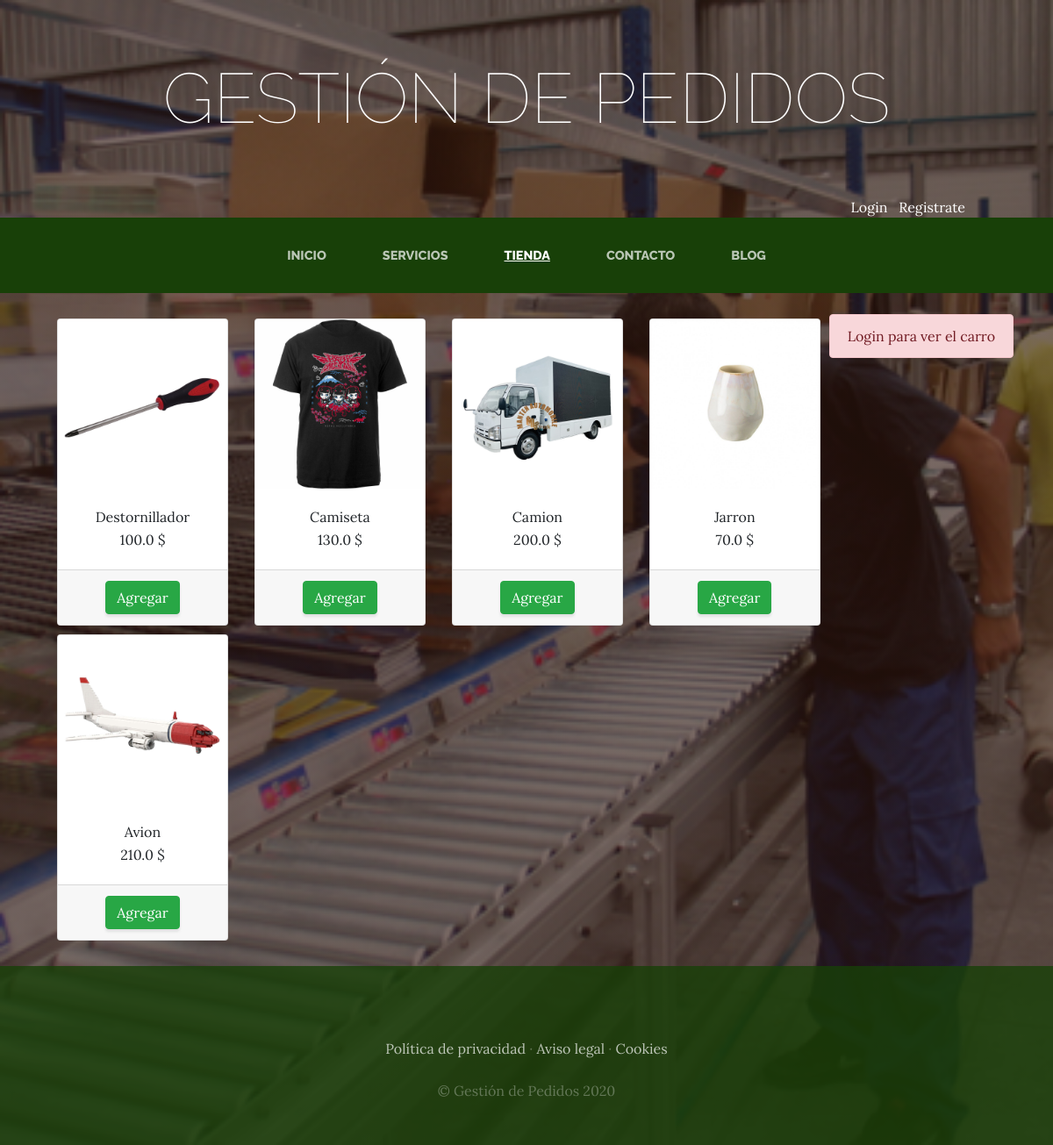
The app's page /tienda/ with its own data.
### tienda/models.py (models this page shows, shortened)
class Producto(models.Model):
    nombre=models.CharField(max_length=50)
    categorias=models.ForeignKey(Categoria_producto,on_delete=models.CASCADE)
    imagen=models.ImageField(upload_to='tienda',null=True, blank=True)
    precio=models.FloatField()
    disponibilidad=models.BooleanField(default=True)
    created=models.DateTimeField(auto_now_add=True)
    updated=models.DateTimeField(auto_now_add=True)
    class Meta:
        verbose_name='Producto'
        verbose_name_plural='Productos'

### tienda/views.py (the view)
# urls.py: path("tienda/", include('tienda.urls')),
def tienda(request):
    productos=Producto.objects.all()
    return render(request, "tienda/tienda.html",{"productos":productos})

### carro/context_processor.py (called while the page is built)
def importe_total_carro(request):
    total=0
    if request.user.is_authenticated:
        if 'carro' in request.session:
            for key, value in request.session["carro"].items():
                total=total+float(value["precio"])
        else:
            total = "carro vacio"
    else:
        total="Debes hacer login"
    return {"importe_total_carro":total}

### tienda/templates/tienda/tienda.html
{% extends "proyectowebapp/base.html" %}
{% load static %}
{% block content %}
<div class="container">
  <br>
  <div style="float: right;">
    {% if request.user.is_authenticated %}
    {% include "carro/widget.html" %}
    {% else %}
    <div class="alert alert-danger text-center">
      Login para ver el carro
    </div>
    {% endif %}
  </div>
  <div class="row justify-content-left">
    {% for producto in productos %}
    <div class="col-md-3">
      <div class="card" style="width: 100%; margin: 5px 5px;">
        <img src="{{ producto.imagen.url }}" alt="" class="card-img-top">
        <div class="card-body text-center">
          <h7 class="card-title">
            {{ producto.nombre }}
          </h7>
          <p class="card-text">
            {{ producto.precio }} $
          </p>
        </div>
        <div class="card-footer text-center">
          {% if request.user.is_authenticated %}
          <a href="{% url 'carro:agregar' producto.id %}" class="btn btn-success">Agregar</a>
          {% else %}
          <a href="" class="btn btn-success">Agregar</a>
          {% endif %}
        </div>
      </div>
    </div>
    {% endfor %}
  </div><br>
</div>
{% endblock %}

### proyectowebapp/static/proyectowebapp/css/gestion.css (style rules this page uses)
body { font-family: 'Lora'; background: linear-gradient(rgba(47, 23, 15, 0.65), rgba(47, 23, 15, 0.65)), url("../img/bg_main.jpg"); background-attachment: fixed; background-position: center; background-size: cover; }
p { line-height: 1.75; }
.btn { box-shadow: 0px 3px 3px 0px rgba(33, 37, 41, 0.1); }
html { scrollbar-width: thin; scrollbar-color: #38703d #4d9559; }

### records on screen
Producto: imagen (picture), nombre "Destornillador", precio "100.0"
Producto: imagen (picture), nombre "Camiseta", precio "130.0"
Producto: imagen (picture), nombre "Camion", precio "200.0"
Producto: imagen (picture), nombre "Jarron", precio "70.0"
Producto: imagen (picture), nombre "Avion", precio "210.0"
